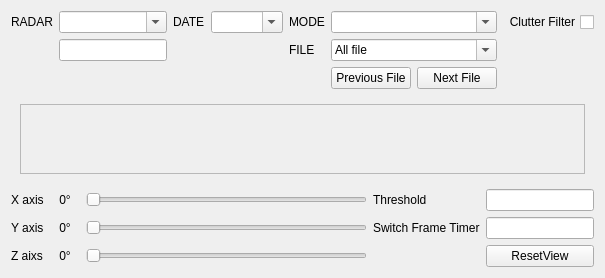
         <widget class="QWidget" name="page_2">
          <layout class="QGridLayout" name="gridLayout_3">
           <item row="2" column="0">
            <layout class="QVBoxLayout" name="verticalLayout_6">
             <item>
              <layout class="QHBoxLayout" name="horizontalLayout_5">
               <item>
                <layout class="QGridLayout" name="gridLayout_9">
                 <item row="1" column="5">
                  <widget class="QComboBox" name="fileBox">
                   <property name="toolTip">
                    <string>&lt;html&gt;&lt;head/&gt;&lt;body&gt;&lt;p&gt;choose file&lt;/p&gt;&lt;/body&gt;&lt;/html&gt;</string>
                   </property>
                   <property name="whatsThis">
                    <string>&lt;html&gt;&lt;head/&gt;&lt;body&gt;&lt;p&gt;choose file&lt;/p&gt;&lt;/body&gt;&lt;/html&gt;</string>
                   </property>
                   <property name="editable">
                    <bool>true</bool>
                   </property>
                   <property name="currentIndex">
                    <number>0</number>
                   </property>
                   <property name="insertPolicy">
                    <enum>QComboBox::NoInsert</enum>
                   </property>
                   <item>
                    <property name="text">
                     <string>All file</string>
                    </property>
                   </item>
                   <item>
                    <property name="text">
                     <string>File 2</string>
                    </property>
                   </item>
                   <item>
                    <property name="text">
                     <string>File 3</string>
                    </property>
                   </item>
                   <item>
                    <property name="text">
                     <string>File 4</string>
                    </property>
                   </item>
                   <item>
                    <property name="text">
                     <string>File 5</string>
                    </property>
                   </item>
                  </widget>
                 </item>
                 <item row="0" column="3">
                  <widget class="QComboBox" name="dateBox">
                   <property name="sizePolicy">
                    <sizepolicy hsizetype="Expanding" vsizetype="Fixed">
                     <horstretch>0</horstretch>
                     <verstretch>0</verstretch>
                    </sizepolicy>
                   </property>
                   <property name="tabletTracking">
                    <bool>false</bool>
                   </property>
                   <property name="focusPolicy">
                    <enum>Qt::WheelFocus</enum>
                   </property>
                   <property name="toolTip">
                    <string>&lt;html&gt;&lt;head/&gt;&lt;body&gt;&lt;p&gt;DD/MM/YY&lt;/p&gt;&lt;p&gt;&lt;br/&gt;&lt;/p&gt;&lt;/body&gt;&lt;/html&gt;</string>
                   </property>
                   <property name="whatsThis">
                    <string>&lt;html&gt;&lt;head/&gt;&lt;body&gt;&lt;p&gt;DD/MM/YY&lt;/p&gt;&lt;/body&gt;&lt;/html&gt;</string>
                   </property>
                   <property name="inputMethodHints">
                    <set>Qt::ImhNone</set>
                   </property>
                   <property name="editable">
                    <bool>true</bool>
                   </property>
                   <property name="insertPolicy">
                    <enum>QComboBox::NoInsert</enum>
                   </property>
                  </widget>
                 </item>
                 <item row="0" column="2">
                  <widget class="QLabel" name="label_14">
                   <property name="text">
                    <string>DATE</string>
                   </property>
                  </widget>
                 </item>
                 <item row="0" column="6">
                  <widget class="QCheckBox" name="clutterFilterToggle">
                   <property name="sizePolicy">
                    <sizepolicy hsizetype="Minimum" vsizetype="Minimum">
                     <horstretch>0</horstretch>
                     <verstretch>0</verstretch>
                    </sizepolicy>
                   </property>
                   <property name="whatsThis">
                    <string>&lt;html&gt;&lt;head/&gt;&lt;body&gt;&lt;p&gt;grid file or not&lt;/p&gt;&lt;/body&gt;&lt;/html&gt;</string>
                   </property>
                   <property name="layoutDirection">
                    <enum>Qt::RightToLeft</enum>
                   </property>
                   <property name="text">
                    <string>Clutter Filter</string>
                   </property>
                  </widget>
                 </item>
                 <item row="0" column="5">
                  <widget class="QComboBox" name="modeBox">
                   <property name="sizePolicy">
                    <sizepolicy hsizetype="Expanding" vsizetype="Fixed">
                     <horstretch>0</horstretch>
                     <verstretch>0</verstretch>
                    </sizepolicy>
                   </property>
                   <property name="toolTip">
                    <string>&lt;html&gt;&lt;head/&gt;&lt;body&gt;&lt;p&gt;mode name&lt;/p&gt;&lt;/body&gt;&lt;/html&gt;</string>
                   </property>
                   <property name="whatsThis">
                    <string>&lt;html&gt;&lt;head/&gt;&lt;body&gt;&lt;p&gt;mode name&lt;/p&gt;&lt;/body&gt;&lt;/html&gt;</string>
                   </property>
                   <property name="editable">
                    <bool>true</bool>
                   </property>
                   <property name="currentIndex">
                    <number>-1</number>
                   </property>
                   <property name="insertPolicy">
                    <enum>QComboBox::NoInsert</enum>
                   </property>
                   <item>
                    <property name="text">
                     <string>Mode 1</string>
                    </property>
                   </item>
                   <item>
                    <property name="text">
                     <string>Mode 2</string>
                    </property>
                   </item>
                   <item>
                    <property name="text">
                     <string>Mode 3</string>
                    </property>
                   </item>
                   <item>
                    <property name="text">
                     <string>Mode 4</string>
                    </property>
                   </item>
                   <item>
                    <property name="text">
                     <string>Mode 5</string>
                    </property>
                   </item>
                  </widget>
                 </item>
                 <item row="1" column="1">
                  <widget class="QLineEdit" name="errorBox">
                   <property name="enabled">
                    <bool>true</bool>
                   </property>
                   <property name="focusPolicy">
                    <enum>Qt::StrongFocus</enum>
                   </property>
                   <property name="contextMenuPolicy">
                    <enum>Qt::DefaultContextMenu</enum>
                   </property>
                   <property name="echoMode">
                    <enum>QLineEdit::Normal</enum>
                   </property>
                   <property name="readOnly">
                    <bool>true</bool>
                   </property>
                  </widget>
                 </item>
                 <item row="0" column="1">
                  <widget class="QComboBox" name="radarBox">
                   <property name="sizePolicy">
                    <sizepolicy hsizetype="Expanding" vsizetype="Fixed">
                     <horstretch>0</horstretch>
                     <verstretch>0</verstretch>
                    </sizepolicy>
                   </property>
                   <property name="contextMenuPolicy">
                    <enum>Qt::DefaultContextMenu</enum>
                   </property>
                   <property name="toolTip">
                    <string>Radar name</string>
                   </property>
                   <property name="whatsThis">
                    <string>&lt;html&gt;&lt;head/&gt;&lt;body&gt;&lt;p&gt;radar name&lt;/p&gt;&lt;p&gt;&lt;br/&gt;&lt;/p&gt;&lt;/body&gt;&lt;/html&gt;</string>
                   </property>
                   <property name="editable">
                    <bool>true</bool>
                   </property>
                   <property name="currentIndex">
                    <number>-1</number>
                   </property>
                   <property name="insertPolicy">
                    <enum>QComboBox::NoInsert</enum>
                   </property>
                   <item>
                    <property name="text">
                     <string>Name radar 1</string>
                    </property>
                   </item>
                   <item>
                    <property name="text">
                     <string>Name radar 2</string>
                    </property>
                   </item>
                   <item>
                    <property name="text">
                     <string>Name radar 3</string>
                    </property>
                   </item>
                   <item>
                    <property name="text">
                     <string>Name radar 4</string>
                    </property>
                   </item>
                   <item>
                    <property name="text">
                     <string>Name radar 5</string>
                    </property>
                   </item>
                  </widget>
                 </item>
                 <item row="0" column="4">
                  <widget class="QLabel" name="label_16">
                   <property name="text">
                    <string>MODE</string>
                   </property>
                  </widget>
                 </item>
                 <item row="1" column="4">
                  <widget class="QLabel" name="label_17">
                   <property name="text">
                    <string>FILE</string>
                   </property>
                  </widget>
                 </item>
                 <item row="0" column="0">
                  <widget class="QLabel" name="label_13">
                   <property name="sizePolicy">
                    <sizepolicy hsizetype="Minimum" vsizetype="Preferred">
                     <horstretch>0</horstretch>
                     <verstretch>0</verstretch>
                    </sizepolicy>
                   </property>
                   <property name="text">
                    <string>RADAR</string>
                   </property>
                  </widget>
                 </item>
                 <item row="2" column="5">
                  <layout class="QGridLayout" name="gridLayout_6">
                   <item row="0" column="0">
                    <widget class="QPushButton" name="preFile">
                     <property name="text">
                      <string>Previous File</string>
                     </property>
                    </widget>
                   </item>
                   <item row="0" column="1">
                    <widget class="QPushButton" name="nextFile">
                     <property name="text">
                      <string>Next File</string>
                     </property>
                    </widget>
                   </item>
                  </layout>
                 </item>
                </layout>
               </item>
              </layout>
             </item>
             <item>
              <widget class="QStackedWidget" name="stackedWidget_2">
               <property name="currentIndex">
                <number>1</number>
               </property>
               <widget class="QWidget" name="page_5">
                <layout class="QGridLayout" name="gridLayout_7">
                 <item row="0" column="0">
                  <widget class="QScrollArea" name="scrollArea">
                   <property name="mouseTracking">
                    <bool>true</bool>
                   </property>
                   <property name="layoutDirection">
                    <enum>Qt::LeftToRight</enum>
                   </property>
                   <property name="verticalScrollBarPolicy">
                    <enum>Qt::ScrollBarAsNeeded</enum>
                   </property>
                   <property name="horizontalScrollBarPolicy">
                    <enum>Qt::ScrollBarAsNeeded</enum>
                   </property>
                   <property name="widgetResizable">
                    <bool>true</bool>
                   </property>
                   <widget class="QWidget" name="scrollAreaWidgetContents_2">
                    <property name="geometry">
                     <rect>
                      <x>0</x>
                      <y>0</y>
                      <width>814</width>
                      <height>355</height>
                     </rect>
                    </property>
                   </widget>
                  </widget>
                 </item>
                </layout>
               </widget>
               <widget class="QWidget" name="page_6">
                <layout class="QGridLayout" name="gridLayout_4">
                 <item row="0" column="0">
                  <widget class="QScrollArea" name="scrollArea_2">
                   <property name="widgetResizable">
                    <bool>true</bool>
                   </property>
                   <widget class="QWidget" name="scrollAreaWidgetContents">
                    <property name="geometry">
                     <rect>
                      <x>0</x>
                      <y>0</y>
                      <width>796</width>
                      <height>334</height>
                     </rect>
                    </property>
                   </widget>
                  </widget>
                 </item>
                </layout>
               </widget>
              </widget>
             </item>
             <item>
              <layout class="QHBoxLayout" name="horizontalLayout_8"/>
             </item>
             <item>
              <layout class="QHBoxLayout" name="horizontalLayout_6">
               <item>
                <layout class="QGridLayout" name="gridLayout_11">
                 <item row="0" column="5">
                  <widget class="QLineEdit" name="threshold">
                   <property name="sizePolicy">
                    <sizepolicy hsizetype="Preferred" vsizetype="Fixed">
                     <horstretch>0</horstretch>
                     <verstretch>0</verstretch>
                    </sizepolicy>
                   </property>
                   <property name="toolTip">
                    <string>&lt;html&gt;&lt;head/&gt;&lt;body&gt;&lt;p&gt;press enter to confirm thresh hold&lt;/p&gt;&lt;/body&gt;&lt;/html&gt;</string>
                   </property>
                  </widget>
                 </item>
                 <item row="1" column="2">
                  <widget class="QSlider" name="slider_3d_y">
                   <property name="orientation">
                    <enum>Qt::Horizontal</enum>
                   </property>
                  </widget>
                 </item>
                 <item row="0" column="1">
                  <widget class="QLabel" name="x_value">
                   <property name="sizePolicy">
                    <sizepolicy hsizetype="Fixed" vsizetype="Preferred">
                     <horstretch>0</horstretch>
                     <verstretch>0</verstretch>
                    </sizepolicy>
                   </property>
                   <property name="minimumSize">
                    <size>
                     <width>30</width>
                     <height>0</height>
                    </size>
                   </property>
                   <property name="baseSize">
                    <size>
                     <width>20</width>
                     <height>0</height>
                    </size>
                   </property>
                   <property name="text">
                    <string>0°</string>
                   </property>
                   <property name="alignment">
                    <set>Qt::AlignCenter</set>
                   </property>
                  </widget>
                 </item>
                 <item row="2" column="0">
                  <widget class="QLabel" name="label_11">
                   <property name="text">
                    <string>Z aixs</string>
                   </property>
                  </widget>
                 </item>
                 <item row="1" column="5">
                  <widget class="QLineEdit" name="timerInput">
                   <property name="sizePolicy">
                    <sizepolicy hsizetype="Preferred" vsizetype="Fixed">
                     <horstretch>0</horstretch>
                     <verstretch>0</verstretch>
                    </sizepolicy>
                   </property>
                  </widget>
                 </item>
                 <item row="1" column="0">
                  <widget class="QLabel" name="label_3">
                   <property name="text">
                    <string>Y axis</string>
                   </property>
                  </widget>
                 </item>
                 <item row="2" column="5">
                  <widget class="QPushButton" name="resetView">
                   <property name="text">
                    <string>ResetView</string>
                   </property>
                  </widget>
                 </item>
                 <item row="1" column="4">
                  <widget class="QLabel" name="label_12">
                   <property name="text">
                    <string>Switch Frame Timer</string>
                   </property>
                  </widget>
                 </item>
                 <item row="1" column="1">
                  <widget class="QLabel" name="y_value">
                   <property name="minimumSize">
                    <size>
                     <width>30</width>
                     <height>0</height>
                    </size>
                   </property>
                   <property name="text">
                    <string>0°</string>
                   </property>
                   <property name="alignment">
                    <set>Qt::AlignCenter</set>
                   </property>
                  </widget>
                 </item>
                 <item row="2" column="1">
                  <widget class="QLabel" name="z_value">
                   <property name="minimumSize">
                    <size>
                     <width>30</width>
                     <height>0</height>
                    </size>
                   </property>
                   <property name="text">
                    <string>0°</string>
                   </property>
                   <property name="alignment">
                    <set>Qt::AlignCenter</set>
                   </property>
                  </widget>
                 </item>
                 <item row="0" column="2">
                  <widget class="QSlider" name="slider_3d_x">
                   <property name="styleSheet">
                    <string notr="true">border-color: qlineargradient(spread:pad, x1:0, y1:0, x2:1, y2:0, stop:0 rgba(245, 224, 176, 255), stop:0.09 rgba(246, 189, 237, 255), stop:0.14 rgba(194, 207, 246, 255), stop:0.19 rgba(184, 160, 168, 255), stop:0.25 rgba(171, 186, 248, 255), stop:0.32 rgba(243, 248, 224, 255), stop:0.385 rgba(249, 162, 183, 255), stop:0.47 rgba(100, 115, 124, 255), stop:0.58 rgba(251, 205, 202, 255), stop:0.65 rgba(170, 128, 185, 255), stop:0.75 rgba(252, 222, 204, 255), stop:0.805 rgba(206, 122, 218, 255), stop:0.86 rgba(254, 223, 175, 255), stop:0.91 rgba(254, 236, 244, 255), stop:1 rgba(255, 191, 221, 255));</string>
                   </property>
                   <property name="orientation">
                    <enum>Qt::Horizontal</enum>
                   </property>
                  </widget>
                 </item>
                 <item row="0" column="0">
                  <widget class="QLabel" name="label_2">
                   <property name="text">
                    <string>X axis</string>
                   </property>
                  </widget>
                 </item>
                 <item row="0" column="4">
                  <widget class="QLabel" name="label_5">
                   <property name="text">
                    <string>Threshold</string>
                   </property>
                  </widget>
                 </item>
                 <item row="2" column="2">
                  <widget class="QSlider" name="slider_3d_z">
                   <property name="orientation">
                    <enum>Qt::Horizontal</enum>
                   </property>
                  </widget>
                 </item>
                </layout>
               </item>
              </layout>
             </item>
            </layout>
           </item>
          </layout>
         </widget>
